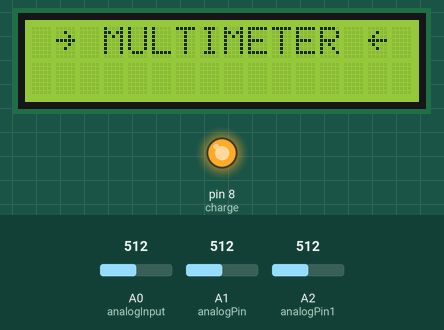
This sketch was run on a simulated Arduino Uno, built with avr-gcc and run on an emulated ATmega328P. Parts: 16×2 character LCD, output pins drawn as LEDs (lit = HIGH). Inputs (shaded band) come from the test bench; at power-on: A2 (analogPin1) = 512, A0 (analogInput) = 512, A1 (analogPin) = 512. What the sketch prints to the serial monitor is not drawn.

Above: at 0.1 s.
At 5.5 s:
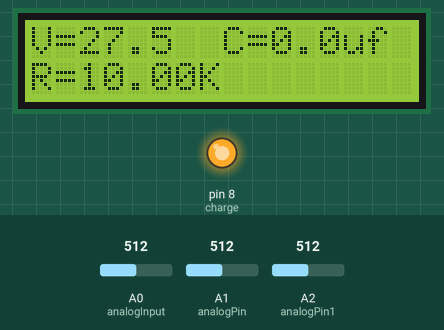
5.6 s: A2 (analogPin1) set to 4
9.1 s: A2 (analogPin1) set to 1
12.4 s: A2 (analogPin1) set to 639
13.9 s: A2 (analogPin1) set to 664
At 15.1 s:
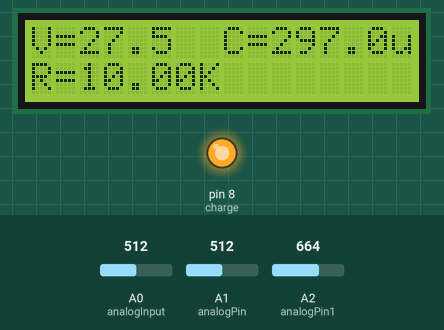
Timing chart, 0 to 16.9 s (numbered marks = the images above; inputs shaded):
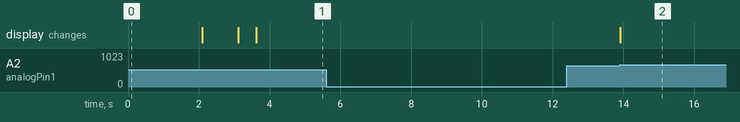

The sketch:

multimeter.ino
```cpp
#include <LiquidCrystal_I2C.h>
#include <Wire.h>

/////////////////////voltage meter///
int analogInput = 0; //A0 pin of arduino
float vout = 0.0;
float vin = 0.0;
float R1 = 100000.0; // resistance of R1 (100K)
float R2 = 10000.0; // resistance of R2 (10K)
int value = 0;

///////////////////Ohm meter///////////
int analogPin = 1; //A1 pin of arduino
int raw = 0;
int Vin = 5;
float Vout = 0;
float R1_1 = 10000; // 10K
float R2_2 = 0; // this is the resistor which need to calculate, means put any resistor which you need to calculate resistance
float buffer = 0;


/////////////////Capicitance meter/////
int analogPin1 = A2; // A2 pin of arduino
int charge = 8;
int discharge = 9;
unsigned long start_timer=0;
unsigned long stop_timer=0;
unsigned long duration=0;

float voltage=3;
float answer=0.0;
int measure (void);
LiquidCrystal_I2C lcd(0x27,16,2);  // set the LCD address to 0x27 for a 16 chars and 2 line display

byte Right_arrow[] = { // it draw right arrow on the lcd screen
  B00000,
  B00100,
  B00010,
  B11111,
  B00010,
  B00100,
  B00000,
  B00000
};

byte Left_arrow[] = {  // it draw left arrow on the lcd screen
  B00000,
  B00100,
  B01000,
  B11111,
  B01000,
  B00100,
  B00000,
  B00000
};

void setup(){
   Serial.begin(9600);
   pinMode(analogInput, INPUT);
   pinMode(analogPin, INPUT);

   pinMode(discharge,INPUT);
   pinMode(charge,OUTPUT);
   digitalWrite(charge,HIGH);
   lcd.init();  // initialize the lcd
   lcd.backlight(); // turn on the back light of lcd screen
   lcd.setCursor(3, 0);
   lcd.print("MULTIMETER");
   lcd.createChar(1, Right_arrow);
   lcd.createChar(2, Left_arrow);
   lcd.setCursor(1, 0);
   lcd.write((byte)1); // it print Right_arrow on lcd screen
   lcd.setCursor(14, 0);
   lcd.write((byte)2); //it print Left_arrow on lcd screen
   delay(2000);
   lcd.clear();
}

void loop()
{

 Capacitor_meter();
}

void Capacitor_meter()
{
    delay(1000);
    lcd.setCursor(8,0);
    lcd.print("C=");
    lcd.print("0.0uf ");
    while(1)
    {
      Ohm_meter();
      Voltage_meter();
      pinMode(charge,INPUT);
      pinMode(discharge,OUTPUT);
      digitalWrite(discharge,LOW);

      while(voltage>2.0)
      {
       voltage=measure();
       delay(1000);
       answer=voltage * (99.0 / 1023.0);

      }
      delay(800);

      pinMode(discharge,INPUT);
      pinMode(charge,OUTPUT);
      digitalWrite(charge,HIGH);
      start_timer=micros();

      while(measure()<648)
      {
        measure()*(100.0/1023.0);
      }

      stop_timer=micros();
      duration=stop_timer-start_timer;
      answer=duration/10000;

      lcd.setCursor(8,0);
      lcd.print("C=");
      lcd.print(answer,1);
      lcd.print("uf ");
      delay(2000);

    }
}


int measure (void)
{
  int value;
  value=analogRead(analogPin1);
  return value;
}


void Ohm_meter()
{
  raw = analogRead(analogPin);
  if(raw)
  {
    buffer = raw * Vin;
    Vout = (buffer)/1024.0;
    buffer = (Vin/Vout) - 1;
    R2_2= (R1_1 * buffer)/1000;
    Serial.print("Vout: ");
    Serial.println(Vout);
    Serial.print("R2: ");
    Serial.println(R2_2);
    lcd.setCursor(0,1);
    lcd.print("R=");
    lcd.print(R2_2);
    lcd.print("K     ");
    delay(500);
  }
}


void Voltage_meter()
{
   // read the value at analog input
   value = analogRead(analogInput);
   vout = (value * 5.0) / 1024.0; // see text
   vin = vout / (R2/(R1+R2));
   if (vin<0.09)
   {
     vin=0.0;//statement to quash undesired reading !
   }
   lcd.setCursor(0,0);
   lcd.print("V=");
   lcd.print(vin,1);
   delay(500);
}
```

Measured:
- after the input at 5.6 s, every drawn part: stays the same
- after the input at 12.4 s, every drawn part: stays the same
- after the input at 13.9 s, the display: changes at once (image 2)
